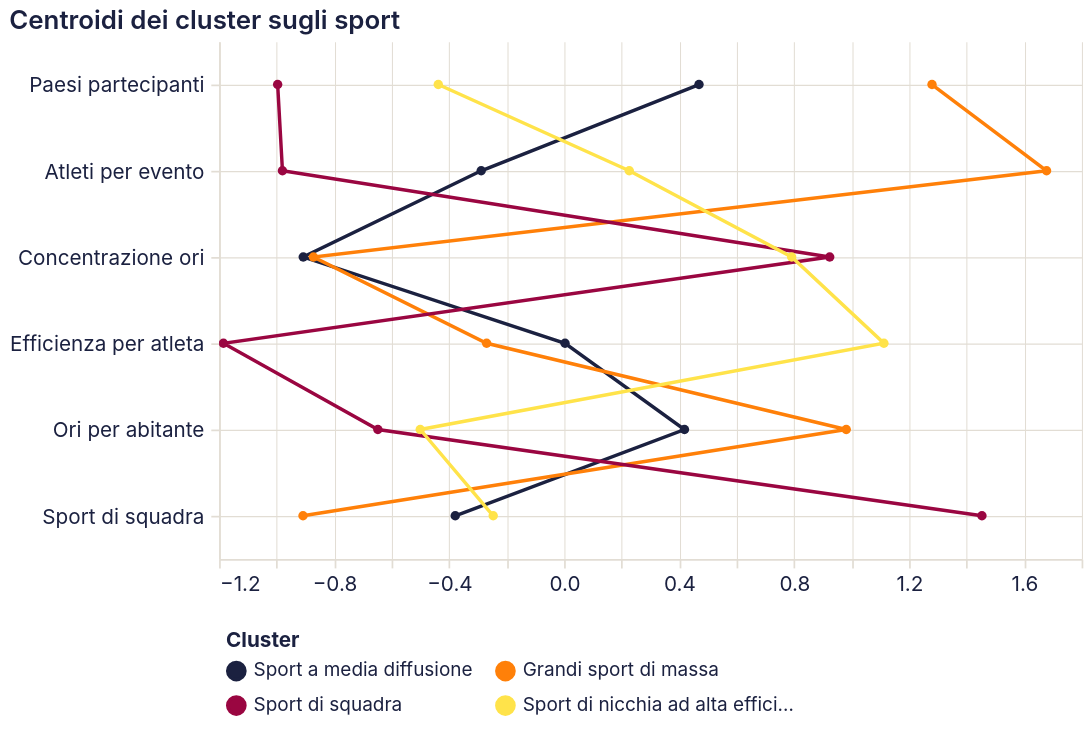

Specify this chart in Vega-Lite:
### Vega-Lite specification from a JSON file in a GitHub repository (floating-point values rounded to 4 significant figures)
{"$schema": "https://vega.github.io/schema/vega-lite/v5.20.1.json", "config": {"arc": {"fill": "#1b2140"}, "area": {"fill": "#1b2140", "fillOpacity": 0.15, "line": true}, "axis": {"domainColor": "#e2ddd4", "grid": true, "gridColor": "#e2ddd4", "gridWidth": 0.6, "labelAngle": 0, "labelColor": "#1b2140", "labelFont": "Inter, system-ui, -apple-system, BlinkMacSystemFont, 'Segoe UI', Roboto, sans-serif", "labelFontSize": 12, "labelFontWeight": 400, "labelPadding": 4, "tickColor": "#e2ddd4", "tickSize": 5, "titleColor": "#1b2140", "titleFont": "Inter, system-ui, -apple-system, BlinkMacSystemFont, 'Segoe UI', Roboto, sans-serif", "titleFontSize": 12, "titleFontWeight": 600}, "axisBand": {"grid": false}, "background": "transparent", "bar": {"fill": "#1b2140"}, "legend": {"labelColor": "#1b2140", "labelFont": "Inter, system-ui, -apple-system, BlinkMacSystemFont, 'Segoe UI', Roboto, sans-serif", "labelFontSize": 11, "padding": 4, "symbolType": "circle", "titleColor": "#1b2140", "titleFont": "Inter, system-ui, -apple-system, BlinkMacSystemFont, 'Segoe UI', Roboto, sans-serif", "titleFontSize": 12}, "line": {"stroke": "#1b2140", "strokeWidth": 2}, "mark": {"color": "#1b2140"}, "path": {"stroke": "#1b2140"}, "point": {"fill": "#1b2140", "filled": true}, "range": {"category": ["#1b2140", "#ff8009", "#9a0641", "#ffe34a", "#e7b6af", "#0088b0", "#e03830"]}, "rect": {"fill": "#1b2140"}, "shape": {"stroke": "#1b2140"}, "symbol": {"fill": "#1b2140"}, "title": {"anchor": "start", "color": "#1b2140", "font": "Inter, system-ui, -apple-system, BlinkMacSystemFont, 'Segoe UI', Roboto, sans-serif", "fontSize": 15, "fontWeight": 600, "subtitleColor": "#1b2140", "subtitleFont": "Inter, system-ui, -apple-system, BlinkMacSystemFont, 'Segoe UI', Roboto, sans-serif"}, "view": {"continuousHeight": 300, "continuousWidth": 400, "fill": null, "stroke": null}}, "data": {"name": "data-99d4e0640b59a09f26cc4fbd02172fdb"}, "datasets": {"data-99d4e0640b59a09f26cc4fbd02172fdb": [{"cluster": "Sport a media diffusione", "feature": "Paesi partecipanti", "valore": 0.4693}, {"cluster": "Grandi sport di massa", "feature": "Paesi partecipanti", "valore": 1.28}, {"cluster": "Sport di squadra", "feature": "Paesi partecipanti", "valore": -0.9962}, {"cluster": "Sport di nicchia ad alta efficienza", "feature": "Paesi partecipanti", "valore": -0.4375}, {"cluster": "Sport a media diffusione", "feature": "Atleti per evento", "valore": -0.2883}, {"cluster": "Grandi sport di massa", "feature": "Atleti per evento", "valore": 1.678}, {"cluster": "Sport di squadra", "feature": "Atleti per evento", "valore": -0.9796}, {"cluster": "Sport di nicchia ad alta efficienza", "feature": "Atleti per evento", "valore": 0.2268}, {"cluster": "Sport a media diffusione", "feature": "Concentrazione ori", "valore": -0.9072}, {"cluster": "Grandi sport di massa", "feature": "Concentrazione ori", "valore": -0.8717}, {"cluster": "Sport di squadra", "feature": "Concentrazione ori", "valore": 0.9239}, {"cluster": "Sport di nicchia ad alta efficienza", "feature": "Concentrazione ori", "valore": 0.7917}, {"cluster": "Sport a media diffusione", "feature": "Efficienza per atleta", "valore": 0.003348}, {"cluster": "Grandi sport di massa", "feature": "Efficienza per atleta", "valore": -0.2694}, {"cluster": "Sport di squadra", "feature": "Efficienza per atleta", "valore": -1.185}, {"cluster": "Sport di nicchia ad alta efficienza", "feature": "Efficienza per atleta", "valore": 1.112}, {"cluster": "Sport a media diffusione", "feature": "Ori per abitante", "valore": 0.4188}, {"cluster": "Grandi sport di massa", "feature": "Ori per abitante", "valore": 0.9814}, {"cluster": "Sport di squadra", "feature": "Ori per abitante", "valore": -0.6477}, {"cluster": "Sport di nicchia ad alta efficienza", "feature": "Ori per abitante", "valore": -0.5003}, {"cluster": "Sport a media diffusione", "feature": "Sport di squadra", "valore": -0.3785}, {"cluster": "Grandi sport di massa", "feature": "Sport di squadra", "valore": -0.9081}, {"cluster": "Sport di squadra", "feature": "Sport di squadra", "valore": 1.453}, {"cluster": "Sport di nicchia ad alta efficienza", "feature": "Sport di squadra", "valore": -0.2465}]}, "encoding": {"color": {"field": "cluster", "legend": {"columns": 2, "orient": "bottom"}, "sort": ["Sport a media diffusione", "Grandi sport di massa", "Sport di squadra", "Sport di nicchia ad alta efficienza"], "title": "Cluster", "type": "nominal"}, "tooltip": [{"field": "cluster", "type": "nominal"}, {"field": "feature", "type": "nominal"}, {"field": "valore", "type": "quantitative"}], "x": {"field": "valore", "title": "", "type": "quantitative"}, "y": {"field": "feature", "sort": ["Paesi partecipanti", "Atleti per evento", "Concentrazione ori", "Efficienza per atleta", "Ori per abitante", "Sport di squadra"], "title": null, "type": "nominal"}}, "height": 300, "mark": {"point": true, "type": "line"}, "params": [{"bind": "scales", "name": "param_15", "select": {"encodings": ["x", "y"], "type": "interval"}}], "title": "Centroidi dei cluster sugli sport", "width": 500}
